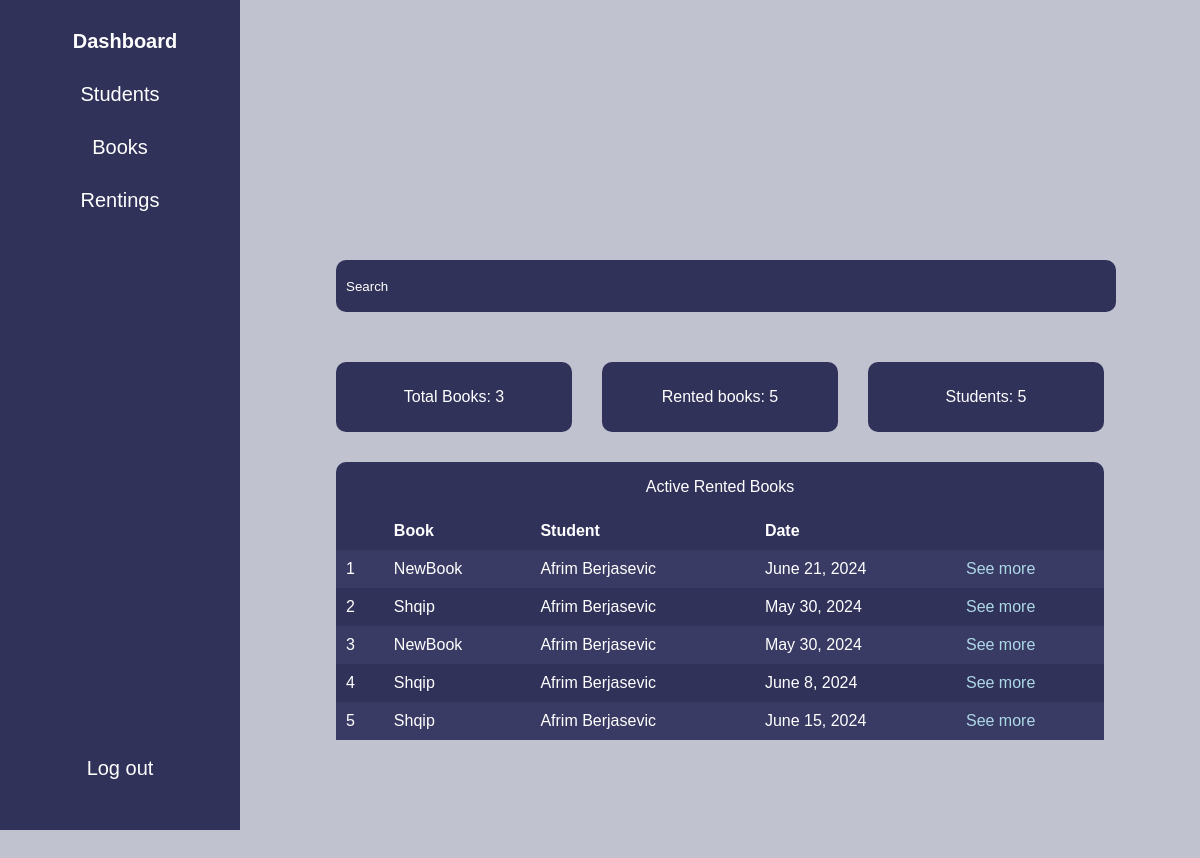
The page /dashboard/ (signed in) on the database its author committed.
### Rentings/models.py (models this page shows, shortened)
class Rentings(models.Model):
    book = models.ForeignKey(Book, on_delete=models.CASCADE)
    student = models.ForeignKey(Student, on_delete=models.CASCADE)
    date_rented = models.DateField()
    date_returned = models.DateField(null=True, blank=True)
    quantity=models.IntegerField(default=1)

### Books/models.py (models this page shows)
class Book(models.Model):
    name = models.CharField(max_length=100)
    author = models.CharField(max_length=100)
    category = models.CharField(max_length=50)
    location = models.CharField(max_length=100)
    quantity = models.IntegerField(default=0)
    registered_date = models.DateField(auto_now_add=True)
    def __str__(self):
        return self.name

### Students/models.py (models this page shows)
class Student(models.Model):
    first_name = models.CharField(max_length=50)
    last_name = models.CharField(max_length=50)
    birth_date = models.DateField()
    address = models.CharField(max_length=200)
    grade=models.IntegerField(default=1)
    phone = models.CharField(max_length=15)
    email = models.EmailField()
    def __str__(self):
        name=self.first_name+" "+self.last_name
        return name

### librarysystem/views.py (the view)
# urls.py: path('dashboard/', login_required(views.dashboard), name="dashboard"),
def dashboard(request):
    active_rentings = Rentings.objects.filter(date_returned__isnull=True)
    thebooks = Book.objects.all()
    thestudents = Student.objects.all()
    return render(request, 'librarysystem/dashboard.html', {'active': active_rentings, 'books': thebooks, 'students': thestudents})

### librarysystem/templates/librarysystem/dashboard.html (shortened to what this page needs)
<!DOCTYPE html>
<html lang="en">
<head>
    {% load static %}
    <link rel="stylesheet" type="text/css" href="{% static 'librarysystem/style.css' %}">
</head>
<body>
{% include 'librarysystem/navbar.html' %}
<div class="content">
    {% include 'librarysystem/searchbar.html' %}
    <div class="info">
        <div class="theinfo" style="margin: 0;">
            Total Books: {{ books.count }}
        </div>
        <div class="theinfo">
            Rented books: {{ active.count }}
        </div>
        <div class="theinfo">
            Students: {{ students.count }}
        </div>
    </div>
    <div class="thetable">
        <p style="color: white;">Active Rented Books</p>
        <table id="rentalsTable">
            <thead>
                <tr >
                    <th></th>
                    <th>Book</th>
                    <th>Student</th>
                    <th>Date</th>
                    <th></th>
                </tr>
            </thead>
            <tbody>
                {% for active in active %}
                <tr>
                    <td>{{ forloop.counter }}</td>
                    <td>{{ active.book }}</td>
                    <td>{{ active.student }}</td>
                    <td>{{ active.date_rented }}</td>
                    <td><a href="{% url 'renting_detail' active.id %}">See more</a></td>
                </tr>
                {% endfor %}
            </tbody>
        </table>
    </div>
</div>
</body>
</html>

### librarysystem/templates/librarysystem/navbar.html (shortened to what this page needs)
<div class="navbar-container">
    <navbar>
        <a id="dashboard-link" href="{% url 'dashboard' %}">Dashboard</a>
        <a id="students-link" href="{% url 'students' %}">Students</a>
        <a id="books-link" href="{% url 'books' %}">Books</a>
        <a id="rentings-link" href="{% url 'rentings' %}">Rentings</a>
        <div class="logout">
            <a id="logout-link" href="{% url 'user-logout' %}">Log out</a>
        </div>
    </navbar>
</div>

### librarysystem/templates/librarysystem/searchbar.html (shortened to what this page needs)
<div class="search-bar">
    <span>
        <input class="search" id="Search" type="text" placeholder="Search">
    </span>
</div>

### librarysystem/static/style.css (style rules this page uses)
body { background-color: crimson; width: 100%; height: 100vh; }

### librarysystem/templates/librarysystem/navbar.html (style rules this page uses)
.navbar-container { width: 20%; height: 100vh; position: fixed; background-color: #31325A; padding-top: 30px; }
.navbar-container navbar { display: flex; flex-direction: column; align-items: center; width: 100%; height: 100%; }
.navbar-container navbar a { color: white; padding-bottom: 30px; text-decoration: none; font-size: 20px; }
.navbar-container navbar a.active { font-weight: bold; padding-left: 10px; }
.logout { margin: auto; margin-bottom: 50px; }

### librarysystem/templates/librarysystem/searchbar.html (style rules this page uses)
.search-bar { width: 80%; padding-left: 30px; padding-right: 30px; }
.search-bar input { width: 100%; background-color:#31325A ; height: 50px; border-radius: 10px; border: none; padding-left: 10px; color: white; }
.search-bar input::placeholder { color: white; }

### librarysystem/templates/librarysystem/dashboard.html (style rules this page uses)
body { margin: 0; padding: 0; background-color: #C1C2CF; font-family: Arial, Helvetica, sans-serif; }
.content { padding-left: 20%; display: flex; flex-direction: column; justify-content: center; align-items: center; align-content: center; height: 100%; width: 80%; padding-top: 100px; padding-bottom: 100px; border-radius: 10px; border: none; }
.info { width: 80%; display: flex; justify-content: center; margin-top: 50px; }
.info .theinfo { width: 33%; height: 50px; padding: 10px; }
.theinfo { width: 100px; height: 50px; background-color: #31325A; border-radius: 10px; display: flex; align-items: center; justify-content: center; margin-left: 30px; color: white; }
.thetable { width: 80%; display: flex; align-items: center; justify-content: center; margin-top: 30px; flex-direction: column; background-color: #31325A; border-radius: 10px; border: none; }
.thetable table { width: 100%; background-color: #31325A; border-collapse: collapse; border-radius: 10px; border: none; }
.thetable th, .thetable td { color: white; padding: 10px; text-align: left; }
.thetable th { background-color: #31325A; }
.thetable tr:nth-child(odd) { background-color: #3A3B64; }
.thetable a { color: #ADD8E6; text-decoration: none; }
.search-bar { width: 80%; padding-left: 30px; padding-right: 30px; }
.search-bar input { width: 100%; background-color: #31325A; height: 50px; border-radius: 10px; border: none; padding-left: 10px; color: white; }
.search-bar input::placeholder { color: white; }

### rows shown on the page
Rentings: book "NewBook", student "Afrim Berjasevic", date_rented "June 21, 2024"
Rentings: book "Shqip", student "Afrim Berjasevic", date_rented "May 30, 2024"
Rentings: book "NewBook", student "Afrim Berjasevic", date_rented "May 30, 2024"
Rentings: book "Shqip", student "Afrim Berjasevic", date_rented "June 8, 2024"
Rentings: book "Shqip", student "Afrim Berjasevic", date_rented "June 15, 2024"

### other values the page prints
{{ books.count }} "3"
{{ active.count }} "5"
{{ students.count }} "5"
